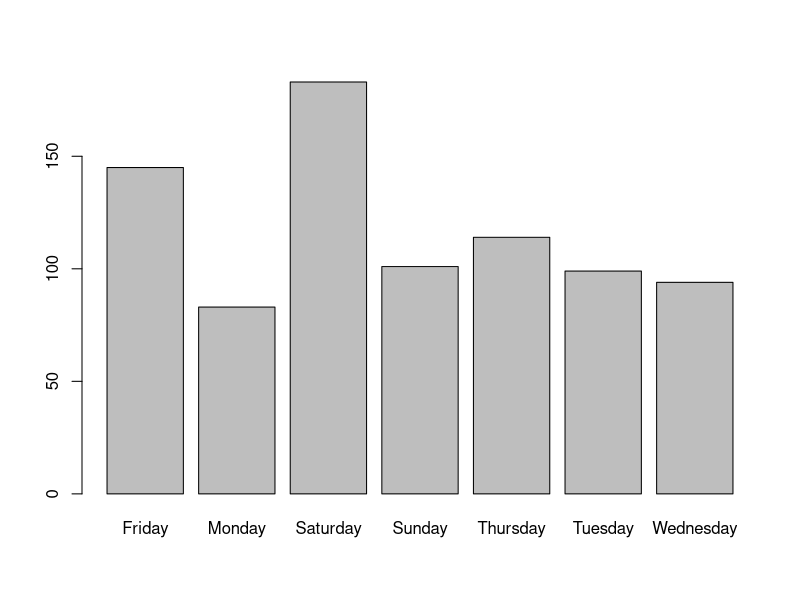
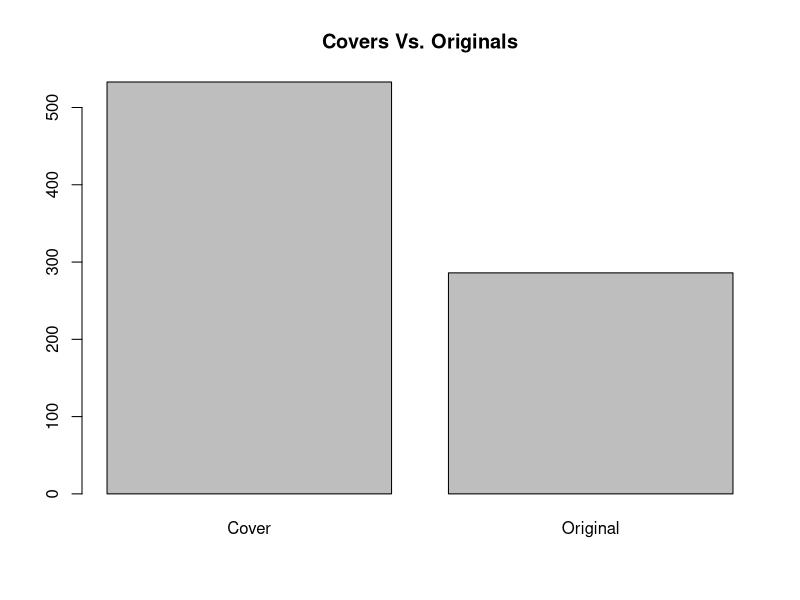
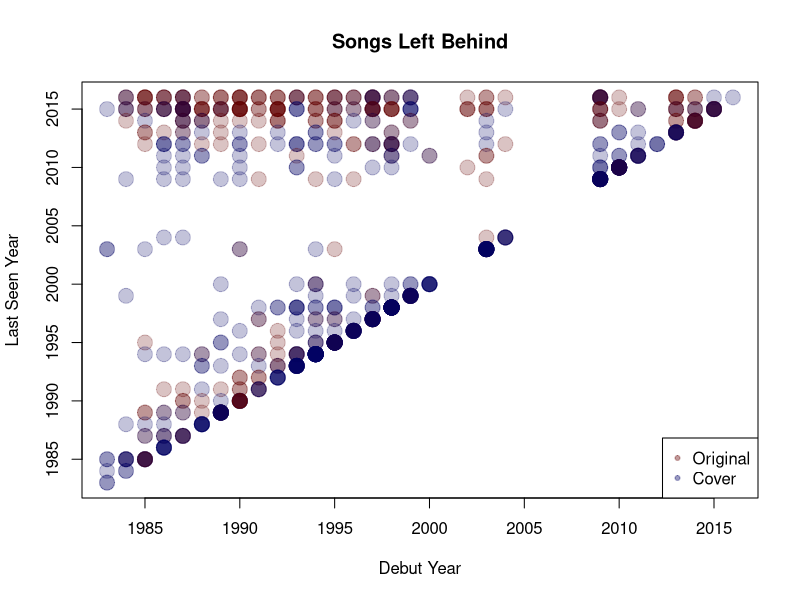
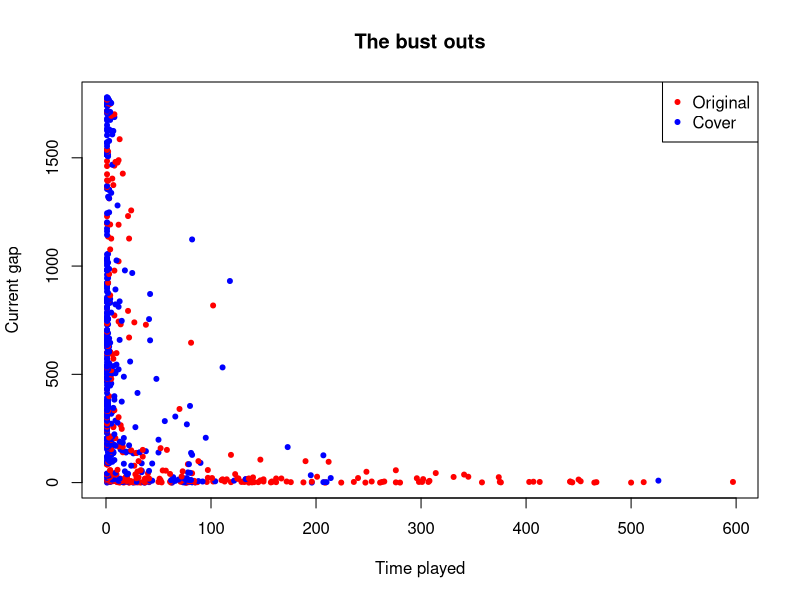
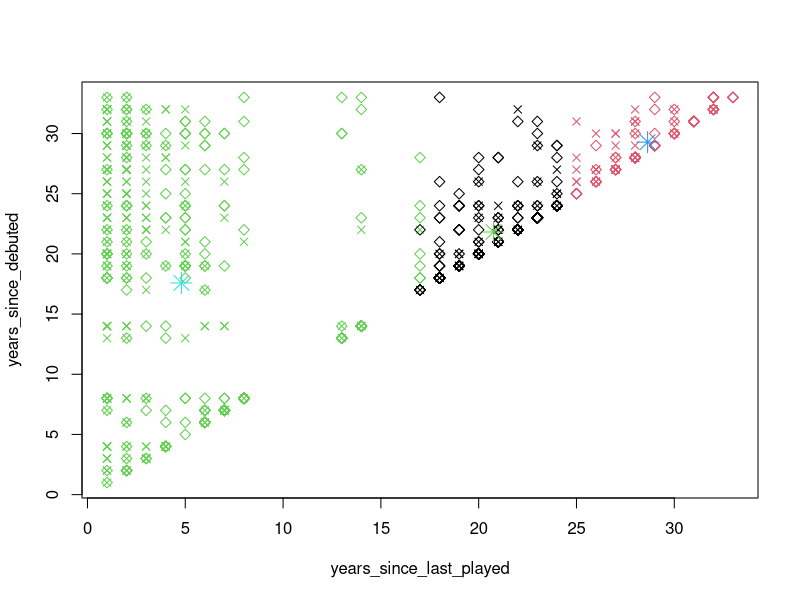
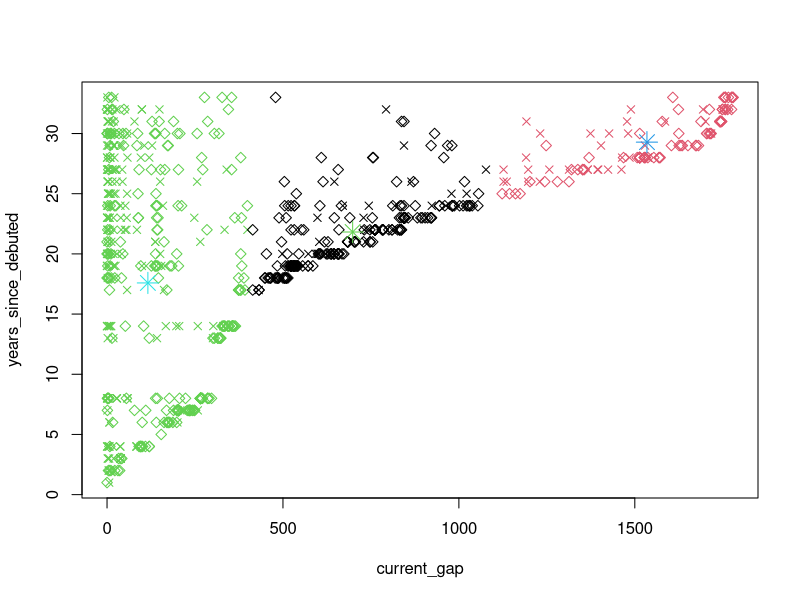
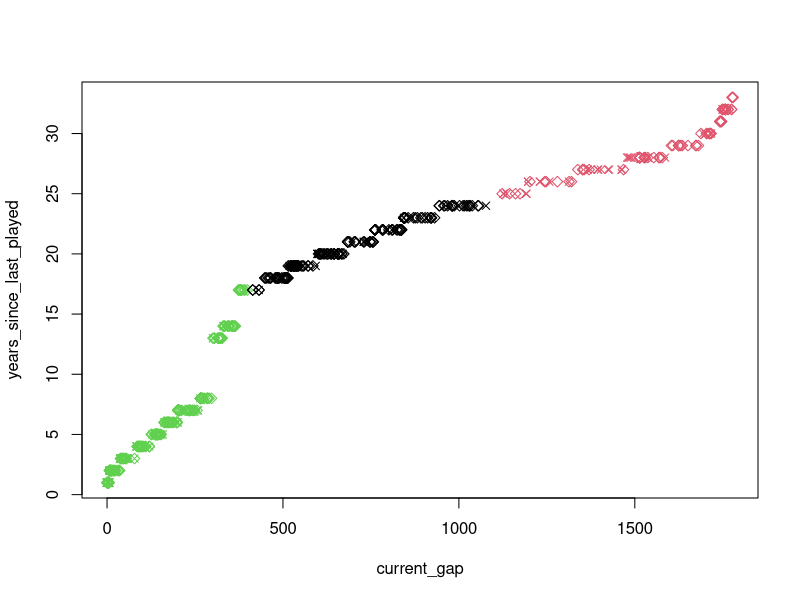

Write the R code that produced these figures, in order.
## ---- chunk 1
knitr::opts_chunk$set(echo = TRUE)
## ---- chunk 2
require(gtable)
require(ggplot2)
library(gtable)
library(ggplot2)
## ---- chunk 3
yem <- read.csv("phish.csv",stringsAsFactors = FALSE,colClasses = c(NA,NA,NA,"Date","Date",NA))
head(yem)
## ---- chunk 4
nrow(yem)
## ---- chunk 5
barplot(table(weekdays(as.Date(yem$Debut))))
## ---- chunk 6
cover <- format(yem$Original.Artist)
cover2 <- rep("Cover",length(cover))
cover2[grepl("Phish",cover)] <- "Original"
## ---- chunk 7
barplot(table(cover2),main = "Covers Vs. Originals")

plot(as.numeric(format(as.Date(yem$Debut), "%Y")),as.numeric(format(as.Date(yem$Last.Seen), "%Y")), xlab="Debut Year", ylab="Last Seen Year",main="Songs Left Behind",pch=20,xlim=c(1983,2016),ylim=c(1983,2016), col=ifelse(cover2=="Original", rgb(100,0,0,60,maxColorValue=255),rgb(0,0,100,60,maxColorValue=255)), cex=3)
legend("bottomright",legend =c("Original","Cover"),col=c(rgb(100,0,0,100,maxColorValue=255),rgb(0,0,100,100,maxColorValue=255)),pch=20)
## ---- chunk 8
plot(yem$Times.Played,yem$Current.Gap,col=ifelse(cover2=="Original","red","blue"),pch=20,cex=1,main="The bust outs",xlab="Time played",ylab="Current gap")
legend("topright",legend =c("Original","Cover"),col=c("red","blue"),pch=20)
## ---- chunk 9
fluffhead = data.frame(
  "time_played" = yem$Times.Played,
  "current_gap" = yem$Current.Gap,
  "years_since_debuted" = floor(as.numeric(as.Date("2017", format="%Y") - yem$Debut)/365.25),
  "years_since_last_played" = floor(as.numeric(as.Date("2017", format="%Y") - yem$Last.Seen)/365.25),
  "is_original" = cover2
)
## ---- chunk 10
forbin = kmeans(fluffhead[c("time_played","current_gap","years_since_debuted","years_since_last_played")],3)
## ---- chunk 11
table(forbin$cluster, fluffhead$is_original)
## ---- chunk 12
plot(fluffhead[c("years_since_last_played","years_since_debuted")], col= forbin$cluster, pch=ifelse(fluffhead$is_original=="Original",4,5))
points(forbin$centers[,c("years_since_last_played","years_since_debuted")], col=3:5,pch=8,cex=2)
## ---- chunk 13
plot(fluffhead[c("current_gap","years_since_debuted")], col= forbin$cluster, pch=ifelse(fluffhead$is_original=="Original",4,5))
points(forbin$centers[,c("current_gap","years_since_debuted")], col=3:5,pch=8,cex=2)
## ---- chunk 14
plot(fluffhead[c("current_gap","years_since_last_played")], col= forbin$cluster, pch=ifelse(fluffhead$is_original=="Original",4,5))
